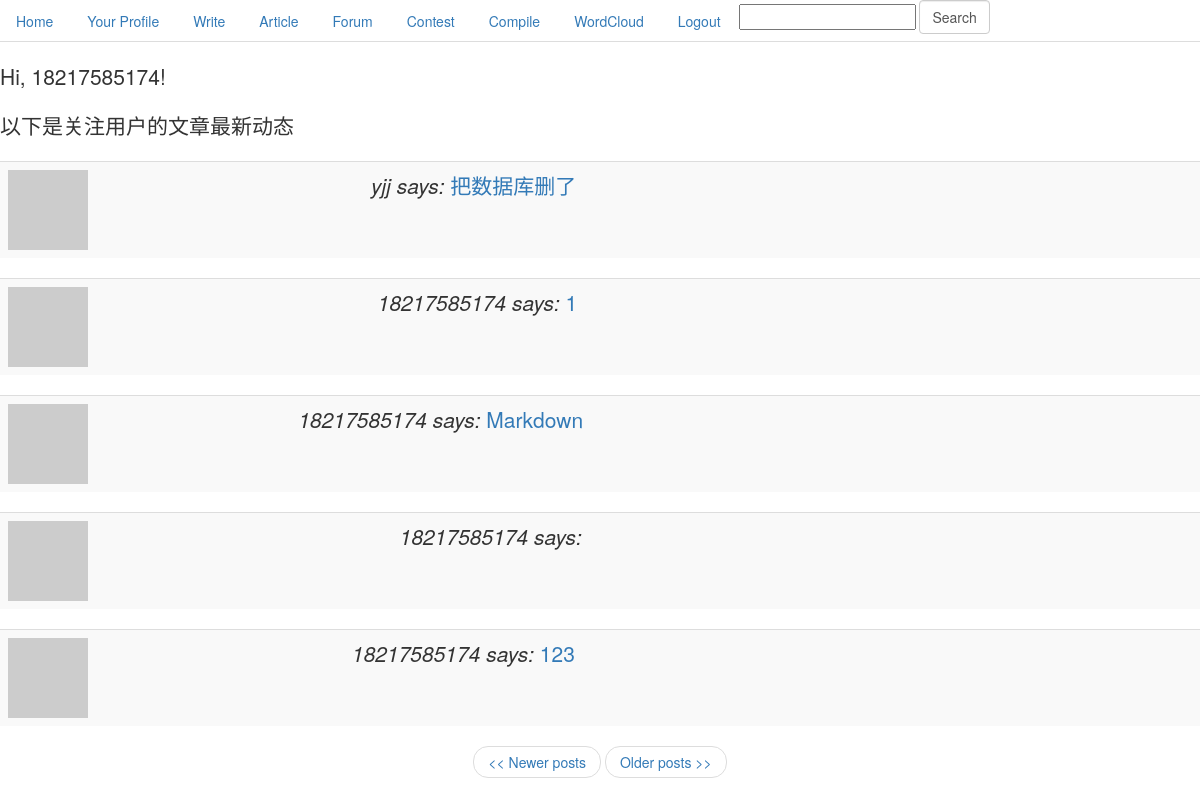
The page /index (signed in) on the database its author committed.
### app/models.py (models this page shows, shortened)
class User(db.Model):
    id = db.Column(db.Integer, primary_key=True)
    nickname = db.Column(db.String(64), index=True, unique=True)
    email = db.Column(db.String(120), index=True, unique=True)
    password = db.Column(db.String(120), index=True)
    posts = db.relationship('Post', backref='author', lazy='dynamic')
    cards = db.relationship('Card', backref='participant')
    about_me = db.Column(db.String(140))
    last_seen = db.Column(db.DateTime)
    followed = db.relationship('User',
                               secondary=followers,
                               primaryjoin=(followers.c.follower_id == id),
                               secondaryjoin=(followers.c.followed_id == id),
                               backref=db.backref('followers', lazy='dynamic'),
                               lazy='dynamic')
    def followed_posts(self):
        return Post.query.join(followers, (followers.c.followed_id == Post.user_id)).filter(
            followers.c.follower_id == self.id).order_by(Post.timestamp.desc())
    is_authenticated = True
    is_active = True
    is_anonymous = False
    def avatar(self, size):
        return 'http://www.gravatar.com/avatar/' + md5(self.email.encode('utf8')).hexdigest() + '?d=mm&s=' + str(size)

class Post(db.Model):
    __searchable__ = ['body', 'title']
    id = db.Column(db.Integer, primary_key=True)
    title = db.Column(db.String(100))
    body = db.Column(db.String(140))
    timestamp = db.Column(db.DateTime)
    user_id = db.Column(db.Integer, db.ForeignKey('user.id'))

### app/views.py (the view)
@app.route('/', methods=['GET', 'POST'])
@app.route('/index', methods=['GET', 'POST'])
@app.route('/index/<int:page>', methods=['GET', 'POST'])
@login_required
def index(page=1):
    posts = g.user.followed_posts().paginate(page, POSTS_PER_PAGE, False)
    return render_template('index.html',
        title='Home',
        posts=posts)

### app/forms.py
class SearchForm(Form):
    search = StringField('search', validators=[DataRequired()])

### app/views.py (called while the page is built)
@app.before_request
def before_request():
    g.user = current_user
    g.search_form = SearchForm()
    if g.user.is_authenticated:
        g.user.last_seen = datetime.utcnow()
        db.session.add(g.user)
        db.session.commit()

@lm.user_loader
def load_user(id):
    return User.query.get(int(id))

### app/templates/index.html
{% extends "base.html" %}
{% block content %}
<h1 class="lead">Hi, {{g.user.nickname}}!</h1>
<p class="lead">以下是关注用户的文章最新动态</p>
{% for post in posts.items %}
    {% include 'post.html' %}
{% endfor %}
<nav>
    <ul class="pager">
{% if posts.has_prev %}<li><a href="{{ url_for('index', page = posts.prev_num) }}"><< Newer posts</a></li>{% else %}<li><a href="#"><< Newer posts</a></li>{% endif %}
{% if posts.has_next %}<li><a href="{{ url_for('index', page = posts.next_num) }}">Older posts >></a></li>{% else %}<li><a href="#">Older posts >></a></li>{% endif %}
    </ul>
</nav>
{% endblock %}

### app/templates/post.html
<table class="table table-striped table-hover">
    <tr class="lead">
        <td><a href="{{ url_for('user', nickname = post.author.nickname) }}"><img src="{{post.author.avatar(50)}}"></a></td>
        <td><i>{{post.author.nickname}} says:</i>
        <a href="{{ url_for('article', pk = post.id) }}">{{post.title}}</a></td>
    </tr>
</table>

### rows shown on the page
User: user.nickname "18217585174"
Post: author.nickname "yjj", title "把数据库删了"
Post: author.nickname "18217585174", title "1"
Post: author.nickname "18217585174", title "Markdown"
Post: author.nickname "18217585174"
Post: author.nickname "18217585174", title "123"
